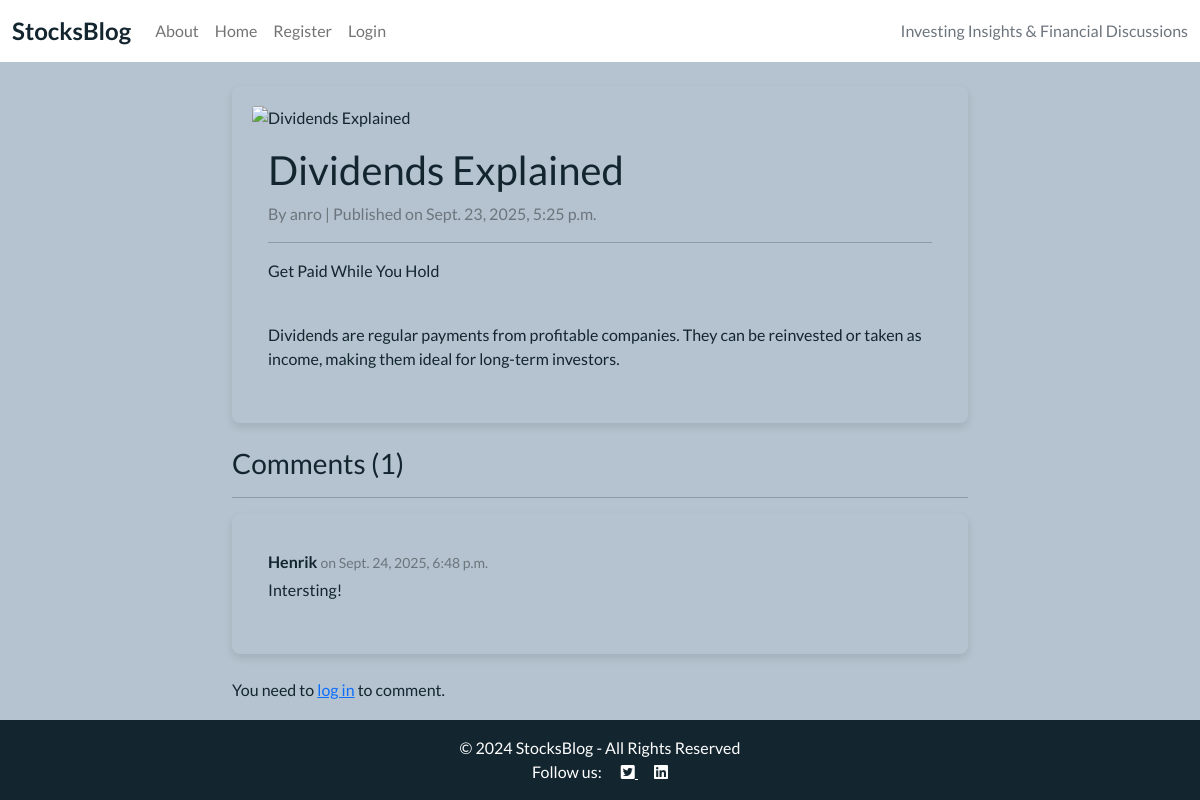
Page /post/dividends-explained/ on the committed database.
### blog/models.py (models this page shows, shortened)
class Post(models.Model):
    title = models.CharField(max_length=200)
    slug = models.SlugField(max_length=200, unique=True, blank=True)
    author = models.ForeignKey(
        User,
        on_delete=models.CASCADE,
        related_name="blog_posts"
    )
    featured_image = CloudinaryField('image', default='placeholder')
    content = models.TextField(default='Default content for new posts')
    created_on = models.DateTimeField(auto_now_add=True)
    status = models.IntegerField(choices=STATUS, default=0)
    excerpt = models.TextField(blank=True)
    updated_on = models.DateTimeField(auto_now=True)
    class Meta:
        ordering = ["-created_on"]

class Comment(models.Model):
    post = models.ForeignKey(Post, related_name='comments', on_delete=models.CASCADE)
    author = models.ForeignKey(User, on_delete=models.CASCADE, related_name="comments")
    text = models.TextField()
    created_at = models.DateTimeField(auto_now_add=True)
    approved = models.BooleanField(default=False)
    class Meta:
        ordering = ["-created_at"]

### blog/views.py (the view, shortened to what this page needs)
# urls.py: path('post/<slug:slug>/', views.post_detail, name='post_detail'),
def post_detail(request, slug):
    post = get_object_or_404(Post.objects.filter(status=1), slug=slug)
    comments = post.comments.filter(approved=True).order_by("-created_at")
    comment_count = comments.count()
    comment_form = CommentForm()
    return render(
        request,
        "blog/post_detail.html",
        {
            "post": post,
            "comments": comments,
            "comment_count": comment_count,
            "comment_form": comment_form,
        }
    )

### blog/templates/blog/post_detail.html (shortened to what this page needs)
{% extends "blog/base.html" %}
{% block content %}
<div class="container mt-4">
    <div class="row">
        <div class="col-md-8 offset-md-2">
            <div class="card mb-4">
                {% if post.featured_image %}
                <img src="{{ post.featured_image.url }}" class="card-img-top" alt="{{ post.title }}">
                {% endif %}
                <div class="card-body">
                    <h1 class="card-title">{{ post.title }}</h1>
                    <p class="text-muted">By {{ post.author }} | Published on {{ post.created_on }}</p>
                    <hr>
                    <p class="card-text">{{ post.content | safe }}</p>
                </div>
            </div>
            <h3>Comments ({{ post.comments.count }})</h3>
            <hr>
            {% for comment in post.comments.all %}
            <div class="card mb-3">
                <div class="card-body">
                    <p class="mb-1"><strong>{{ comment.author }}</strong> <small class="text-muted">on {{ comment.created_at }}</small></p>
                    <p>{{ comment.text }}</p>
                </div>
            </div>
            {% empty %}
            <p>No comments yet. Be the first to comment!</p>
            {% endfor %}
            {% if user.is_authenticated %}
            <div class="card mt-4">
                <div class="card-body">
                    <h5 class="card-title">Add a Comment</h5>
                    <form method="post">
                        {% csrf_token %}
                        <div class="mb-3">
                            <textarea name="text" class="form-control" rows="3" required></textarea>
                        </div>
                        <button type="submit" class="btn btn-primary">Post Comment</button>
                    </form>
                </div>
            </div>
            {% else %}
            <p class="mt-4">You need to <a href="{% url 'account_login' %}">log in</a> to comment.</p>
            {% endif %}
        </div>
    </div>
</div>
{% endblock %}

### blog/static/css/style.css (style rules this page uses)
body { background-color: #B4C3CF; font-family: 'Lato', sans-serif; color: #13252F; }
.main-bg { background-color: #B4C3CF; }
.card { border: none; background-color: transparent; box-shadow: 0 4px 8px rgba(0, 0, 0, 0.1); border-radius: 8px; padding: 20px; margin-bottom: 20px; transition: transform 0.2s ease, box-shadow 0.2s ease; }

### rows in the picture
Post: title "Dividends Explained", author "anro", created_on "Sept. 23, 2025, 5:25 p.m.", content "Get Paid While You Hold Dividends are regular payments from profitable companies. They can be reinvested or taken as income, making them ideal for long-term investors.", comments.count "1"
Comment: author "Henrik", created_at "Sept. 24, 2025, 6:48 p.m.", text "Intersting!"
